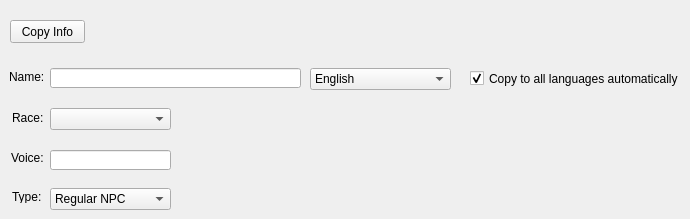
    <widget class="QWidget" name="infoTab">
     <property name="autoFillBackground">
      <bool>true</bool>
     </property>
     <attribute name="title">
      <string>Info</string>
     </attribute>
     <widget class="QLabel" name="label">
      <property name="geometry">
       <rect>
        <x>12</x>
        <y>110</y>
        <width>41</width>
        <height>16</height>
       </rect>
      </property>
      <property name="text">
       <string>Race:</string>
      </property>
     </widget>
     <widget class="QToolButton" name="infoCopyButton">
      <property name="geometry">
       <rect>
        <x>10</x>
        <y>20</y>
        <width>75</width>
        <height>23</height>
       </rect>
      </property>
      <property name="text">
       <string>Copy Info</string>
      </property>
      <property name="popupMode">
       <enum>QToolButton::InstantPopup</enum>
      </property>
      <property name="toolButtonStyle">
       <enum>Qt::ToolButtonTextOnly</enum>
      </property>
     </widget>
     <widget class="QComboBox" name="cmsComboBox">
      <property name="geometry">
       <rect>
        <x>50</x>
        <y>108</y>
        <width>121</width>
        <height>22</height>
       </rect>
      </property>
     </widget>
     <widget class="QLabel" name="label_2">
      <property name="geometry">
       <rect>
        <x>11</x>
        <y>150</y>
        <width>41</width>
        <height>16</height>
       </rect>
      </property>
      <property name="text">
       <string>Voice:</string>
      </property>
     </widget>
     <widget class="QLineEdit" name="voiceEdit">
      <property name="geometry">
       <rect>
        <x>50</x>
        <y>150</y>
        <width>121</width>
        <height>20</height>
       </rect>
      </property>
     </widget>
     <widget class="QLabel" name="label_5">
      <property name="geometry">
       <rect>
        <x>9</x>
        <y>70</y>
        <width>47</width>
        <height>13</height>
       </rect>
      </property>
      <property name="text">
       <string>Name:</string>
      </property>
     </widget>
     <widget class="QLineEdit" name="nameEdit">
      <property name="geometry">
       <rect>
        <x>50</x>
        <y>68</y>
        <width>251</width>
        <height>20</height>
       </rect>
      </property>
     </widget>
     <widget class="QComboBox" name="langComboBox">
      <property name="geometry">
       <rect>
        <x>310</x>
        <y>68</y>
        <width>141</width>
        <height>22</height>
       </rect>
      </property>
      <item>
       <property name="text">
        <string>English</string>
       </property>
      </item>
      <item>
       <property name="text">
        <string>Spanish (es)</string>
       </property>
      </item>
      <item>
       <property name="text">
        <string>Spanish (ca)</string>
       </property>
      </item>
      <item>
       <property name="text">
        <string>French</string>
       </property>
      </item>
      <item>
       <property name="text">
        <string>German</string>
       </property>
      </item>
      <item>
       <property name="text">
        <string>Italian</string>
       </property>
      </item>
      <item>
       <property name="text">
        <string>Portuguese</string>
       </property>
      </item>
      <item>
       <property name="text">
        <string>Polish</string>
       </property>
      </item>
      <item>
       <property name="text">
        <string>Russian</string>
       </property>
      </item>
      <item>
       <property name="text">
        <string>Chinese (tw)</string>
       </property>
      </item>
      <item>
       <property name="text">
        <string>Chinese (zh)</string>
       </property>
      </item>
      <item>
       <property name="text">
        <string>Korean</string>
       </property>
      </item>
     </widget>
     <widget class="QCheckBox" name="allLangCheck">
      <property name="geometry">
       <rect>
        <x>470</x>
        <y>70</y>
        <width>211</width>
        <height>17</height>
       </rect>
      </property>
      <property name="text">
       <string>Copy to all languages automatically</string>
      </property>
      <property name="checked">
       <bool>true</bool>
      </property>
     </widget>
     <widget class="QLabel" name="label_60">
      <property name="geometry">
       <rect>
        <x>12</x>
        <y>190</y>
        <width>47</width>
        <height>13</height>
       </rect>
      </property>
      <property name="text">
       <string>Type:</string>
      </property>
     </widget>
     <widget class="QComboBox" name="typeComboBox">
      <property name="geometry">
       <rect>
        <x>50</x>
        <y>188</y>
        <width>121</width>
        <height>22</height>
       </rect>
      </property>
      <item>
       <property name="text">
        <string>Regular NPC</string>
       </property>
      </item>
      <item>
       <property name="text">
        <string>Team mate</string>
       </property>
      </item>
      <item>
       <property name="text">
        <string>XV1 Hero (val=2)</string>
       </property>
      </item>
      <item>
       <property name="text">
        <string>XV1 Hero (val=3)</string>
       </property>
      </item>
     </widget>
    </widget>
